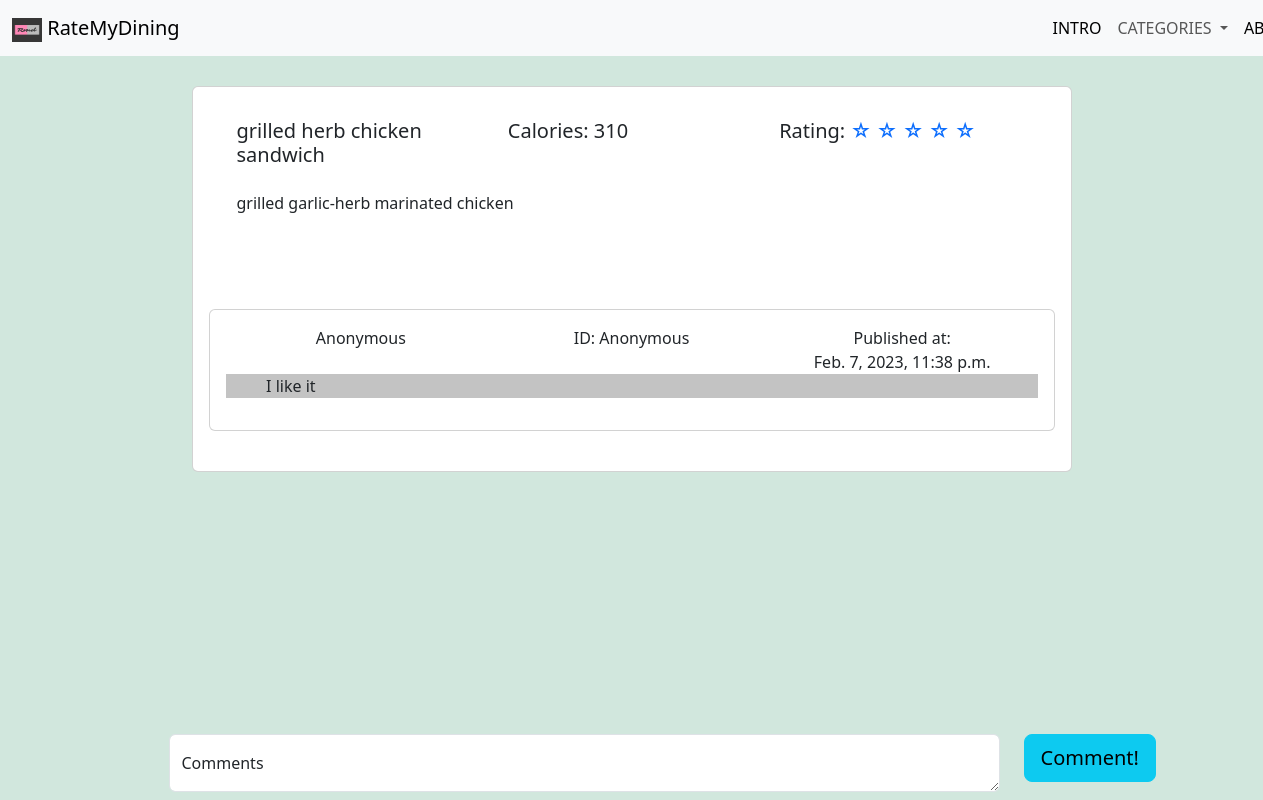
Page /dishes/3 on the earlier database version.
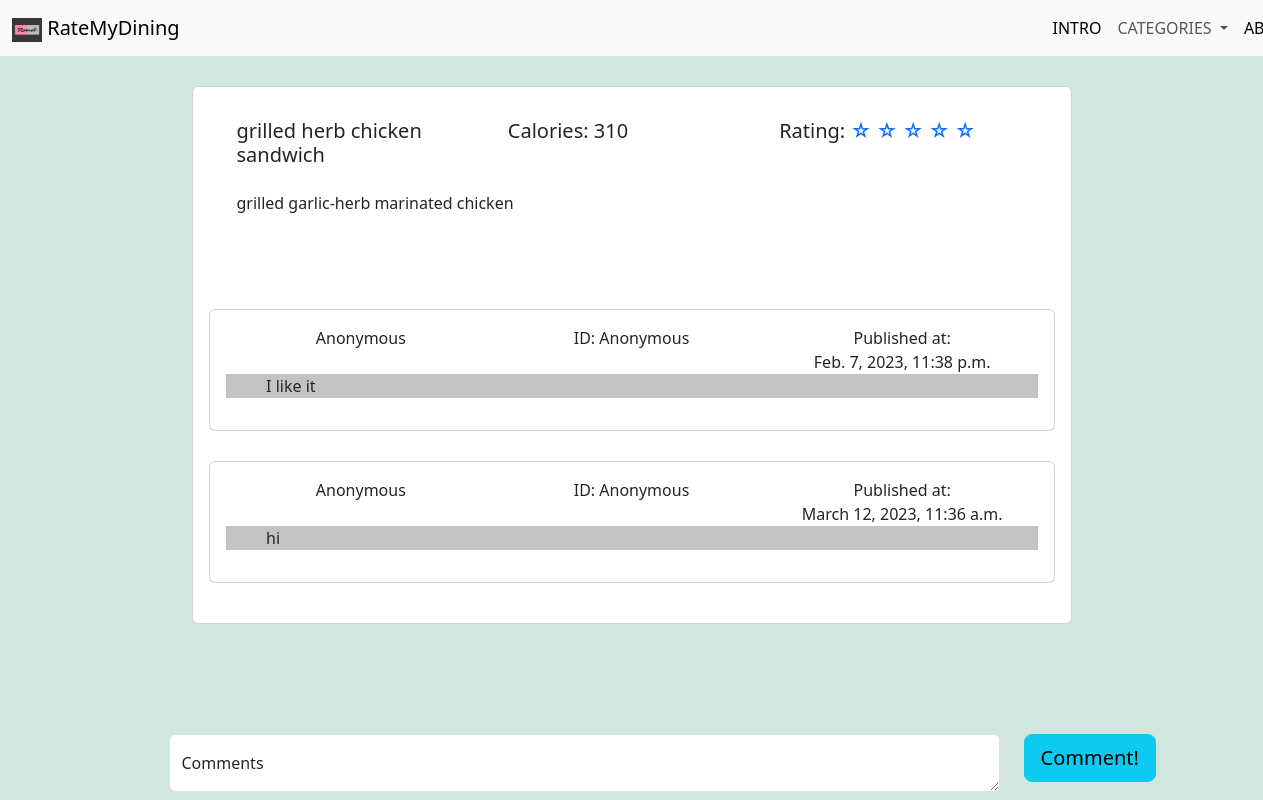
Same page on the later database version.
### DishRating/models.py (models this page shows, shortened)
class Comments(models.Model):
    comment = models.CharField(max_length=150)
    userAccount = models.ForeignKey('Users',on_delete=models.SET('User Deleted the Account'))
    pubDate = models.DateTimeField()
    dishID = models.ForeignKey('DishRating.Dishes',on_delete=models.CASCADE)
    def __str__(self):
        return self.comment

class Users(models.Model):
    userName = models.CharField(max_length=10)
    userAccount = models.CharField(max_length=30,primary_key=True)
    userPassword = models.CharField(max_length=30)
    userSignupDate = models.DateField()
    def __str__(self):
        return self.userAccount

### DishRating/views.py (the view, shortened to what this page needs)
# urls.py: path('dishes/<int:urlDishID>',views.commentPage, name="comment"),
def commentPage(request, urlDishID):
    dishData = Dishes.objects.get(dishID=urlDishID)
    print(dishData)
    commentData = Comments.objects.filter(dishID=urlDishID)
    comUsrData = []
    for each in commentData:
        comUsrData.append([each,Users.objects.get(userAccount=each.userAccount)])
    print("comment")
    print(commentData)
    return render(request,'DishRating/comment.html',{
        'dishData':dishData,
        'comUsrData':comUsrData,
    })

### DishRating/models.py (called while the page is built)
    def __str__(self):
        return str(self.dishName)

### DishRating/templates/DishRating/comment.html (shortened to what the changed rows need)
{% load static %}
<!doctype html>
<html lang="en">
  <head>
    <link href="https://cdn.jsdelivr.net/npm/bootstrap@5.3.0-alpha1/dist/css/bootstrap.min.css" rel="stylesheet">
</head>
<body style="background-image: url('https://source.unsplash.com/random/?food,light'); background-repeat: no-repeat; background-size: cover; background-attachment: fixed;" class="bg-success-subtle">
    <div style="padding-bottom: 50px;">
        <div class="card mb-3" style="width: 55rem; ">
            <div class="card-body">
                {% for each_comUsr in comUsrData %}
                <div class="card mb-4">
                    <div class="card-body">
                        <div class="container text-center" >
                            <div class="row align-items-start">
                            <div class="col">
                                {{each_comUsr.1.userName}}
                            </div>
                            <div class="col">
                                ID: {{each_comUsr.0.userAccount}}
                            </div>
                            <div class="col">
                                Published at: <br>{{each_comUsr.0.pubDate}}
                            </div>
                            </div>
                        </div>
                        <div style="background-color: rgb(195, 195, 195);
                                    width: 100%; padding-left: 5%;
                                    padding-right: 5%;">
                            <p >{{each_comUsr.0}}</p>
                        </div>
                    </div>
                </div>
                {% endfor %}
            </div>
        </div>
    </div>
  </body>
</html>

Differences in the rows shown:
added Comments: userName "Anonymous", userAccount.userAccount "Anonymous", pubDate "March 12, 2023, 11:36 a.m.", comment "hi"
